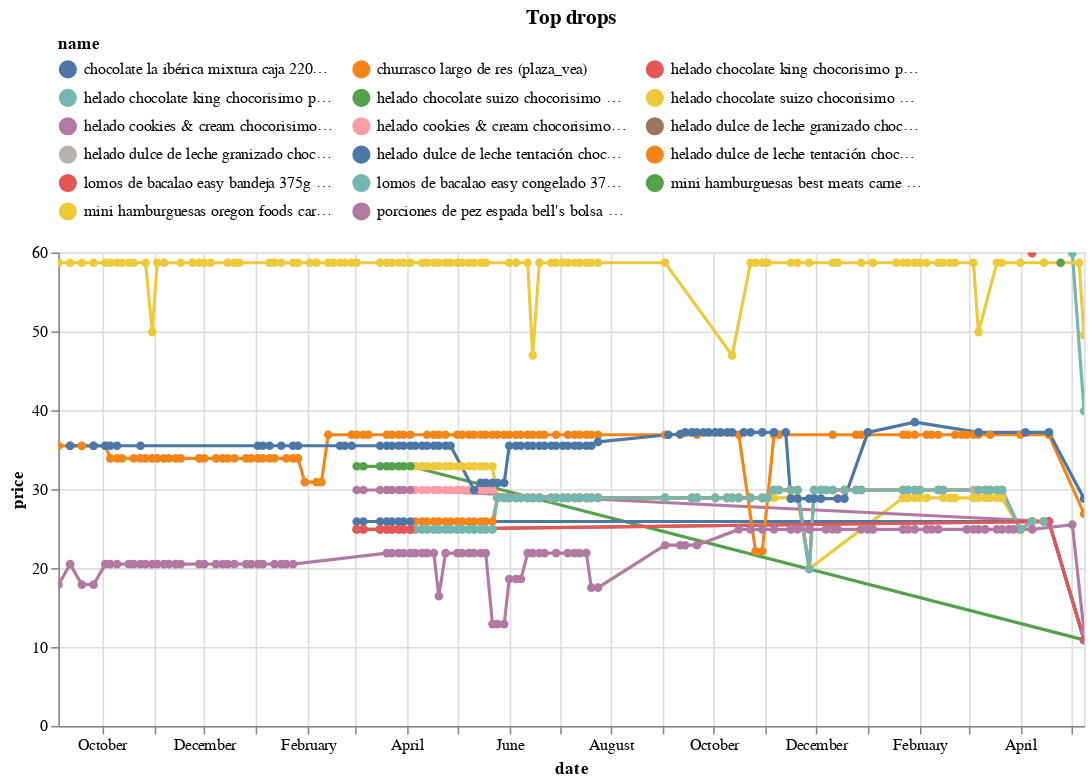

The code cell stored with this chart in its notebook:
### Code cell
(top_changes_abs
 .sort_values('change')
 .head(10)
 .pipe(plot_changes, 'Top drops')
)

### Figure 1 — Vega-Lite specification as saved in the notebook (floating-point values rounded to 4 significant figures; data arrays with more than 128 entries replaced by an {"elided": "..."} marker saying what was removed)
{"config": {"view": {"continuousWidth": 300, "continuousHeight": 300}, "legend": {"columns": 3, "orient": "top"}}, "data": {"name": "data-06155c9bca819cda94b58900440b6469"}, "mark": {"type": "line", "point": true}, "encoding": {"color": {"field": "name", "scale": {"domain": ["chocolate la ibérica mixtura caja 220g (plaza_vea)", "churrasco largo de res (plaza_vea)", "helado chocolate king chocorisimo pote 285g (plaza_vea)", "helado chocolate king chocorisimo pote 460 ml (plaza_vea)", "helado chocolate suizo chocorisimo pote 285g (plaza_vea)", "helado chocolate suizo chocorisimo pote 460 ml (plaza_vea)", "helado cookies & cream chocorisimo pote 285g (plaza_vea)", "helado cookies & cream chocorisimo pote 460 ml (plaza_vea)", "helado dulce de leche granizado chocorisimo pote 285g (plaza_vea)", "helado dulce de leche granizado chocorisimo pote 460 ml (plaza_vea)", "helado dulce de leche tentación chocorisimo pote 285g (plaza_vea)", "helado dulce de leche tentación chocorisimo pote 460 ml (plaza_vea)", "lomos de bacalao easy bandeja 375g (plaza_vea)", "lomos de bacalao easy congelado 375g (plaza_vea)", "mini hamburguesas best meats carne angus caja 600g (plaza_vea)", "mini hamburguesas oregon foods carne angus caja 600g (plaza_vea)", "porciones de pez espada bell's bolsa 400g (plaza_vea)"]}, "type": "nominal"}, "tooltip": [{"field": "name", "type": "nominal"}, {"field": "price", "type": "quantitative"}, {"field": "last_price", "type": "quantitative"}], "x": {"field": "date", "type": "temporal"}, "y": {"field": "price", "type": "quantitative"}}, "params": [{"name": "param_9", "select": {"type": "point", "fields": ["name"]}, "bind": "legend"}, {"name": "param_10", "select": {"type": "interval", "encodings": ["x", "y"]}, "bind": "scales"}], "title": "Top drops", "transform": [{"filter": {"param": "param_9"}}], "width": 650, "$schema": "https://vega.github.io/schema/vega-lite/v5.17.0.json", "datasets": {"data-06155c9bca819cda94b58900440b6469": {"elided": "758 records"}}}
